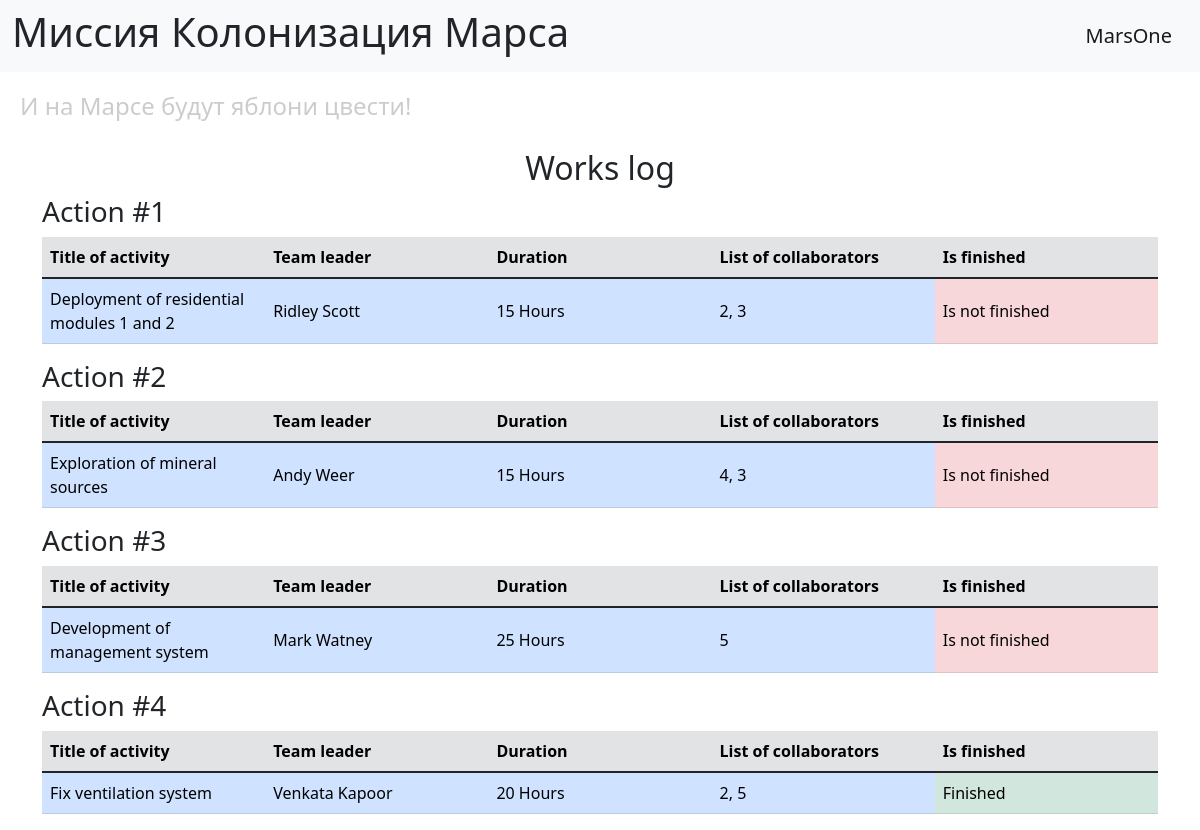
The page / on the database its author committed.
### data/jobs.py (models this page shows, shortened)
class Jobs(SqlAlchemyBase):  # SqlAlchemyBase Доступно в задании
    __tablename__ = 'jobs'
    id = sa.Column(sa.Integer, primary_key=True, autoincrement=True)
    team_leader_id = sa.Column(sa.Integer, sa.ForeignKey('users.id'))  # id лидера
    team_leader = orm.relationship("User")
    job = sa.Column(sa.Text)  # описание
    work_size = sa.Column(sa.Integer)  # в часах
    collaborators = sa.Column(sa.String)  # список id
    start_date = sa.Column(sa.Date)
    send_date = sa.Column(sa.Date)
    is_finished = sa.Column(sa.Boolean, default=False)

### data/users.py (models this page shows, shortened)
class User(SqlAlchemyBase):
    __tablename__ = 'users'
    id = sa.Column(sa.Integer, primary_key=True, autoincrement=True)
    surname = sa.Column(sa.String)
    name = sa.Column(sa.String)
    age = sa.Column(sa.Integer)
    position = sa.Column(sa.String)  # должность
    speciality = sa.Column(sa.String)  # профессия
    address = sa.Column(sa.String)
    email = sa.Column(sa.String, unique=True)
    hashed_password = sa.Column(sa.String)
    modified_date = sa.Column(sa.DateTime, default=datetime.now)

### main.py (the view)
@app.route("/")
def work_log():
    db_sess = db_session.create_session()
    jobs = db_sess.query(Jobs).all()
    return render_template("work_log.html", jobs=jobs)

### data/db_session.py (called while the page is built)
def create_session() -> Session:
    global __factory
    return __factory()

### templates/work_log.html
{% extends 'base.html' %}
{% block content %}
<h2 align="center">Works log</h2>
{% for job in jobs %}
    <h3>Action #{{ job.id }}</h3>
    <table class="table works" style="table-layout: fixed;">
        <thead class="table-secondary">
            <tr>
                {% for header in ["Title of activity", "Team leader", "Duration",
                "List of collaborators", "Is finished"] %}
                    <th scope="col" class="col-md-auto">{{ header }}</th>
                {% endfor %}
            </tr>
        </thead>
        <tbody>
            <tr class="align-middle">
                <td class="table-primary">{{ job.job }}</td>
                <td class="table-primary">{{ job.team_leader.name }} {{ job.team_leader.surname }}</td>
                <td class="table-primary">{{ job.work_size }} Hours</td>
                <td class="table-primary">{{ job.collaborators }}</td>
                {% if job.is_finished %}
                    <td class="table-success">Finished</td>
                {% else %}
                    <td class="table-danger">Is not finished</td>
                {% endif %}
            </tr>
        </tbody>
    </table>
{% endfor %}
{% endblock %}

### templates/base.html (shortened to what this page needs)
<!doctype html>
<html lang="en">
<head>
    <link href="https://cdn.jsdelivr.net/npm/bootstrap@5.1.3/dist/css/bootstrap.min.css"
          rel="stylesheet"
>
    <link rel="stylesheet" href="{{ url_for('static', filename='css/style.css') }}">
</head>
<body>
<header>
    <nav class="navbar navbar-light bg-light">
        <div class="container-fluid">
            <h1>Миссия Колонизация Марса</h1>
            <a class="navbar-brand" href="#">MarsOne</a>
        </div>
    </nav>
    <h4>И на Марсе будут яблони цвести!</h4>
</header>
<main role="main" class="container">
    {% block content %}{% endblock %}
</main>
</body>
</html>

### static/css/style.css (style rules this page uses)
h4 { color: #cccccc; padding: 20px; }

### rows shown on the page
Jobs: id "1", header "Title of activity" "Team leader" "Duration" "List of collaborators" "Is finished", job "Deployment of residential modules 1 and 2", team_leader.name "Ridley", team_leader.surname "Scott", work_size "15", collaborators "2, 3", is_finished "Is not finished"
Jobs: id "2", header "Title of activity" "Team leader" "Duration" "List of collaborators" "Is finished", job "Exploration of mineral sources", team_leader.name "Andy", team_leader.surname "Weer", work_size "15", collaborators "4, 3", is_finished "Is not finished"
Jobs: id "3", header "Title of activity" "Team leader" "Duration" "List of collaborators" "Is finished", job "Development of management system", team_leader.name "Mark", team_leader.surname "Watney", work_size "25", collaborators "5", is_finished "Is not finished"
Jobs: id "4", header "Title of activity" "Team leader" "Duration" "List of collaborators" "Is finished", job "Fix ventilation system", team_leader.name "Venkata", team_leader.surname "Kapoor", work_size "20", collaborators "2, 5", is_finished "Finished"
